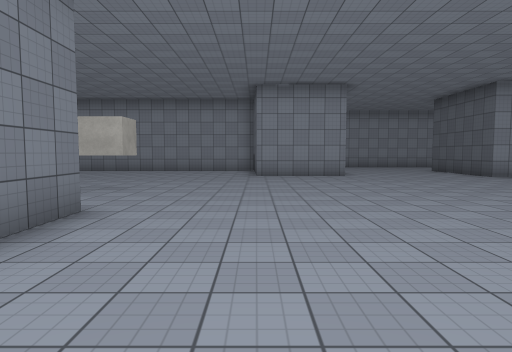
View 1 (above)

24 first-person views from a walk through a Unity game level. The camera is 1.5 m above the floor, tilts 4° down and sees 75° across. The floor is counted in squares, 2 m on a side. Each view is taken from the middle of a square. On the plan, view 1 faces up. The plan holds only what a view shows up to about 11 squares ahead; the rest is blank. The player is left out. Surface patterns are stand-ins for the level's own textures.

View 2
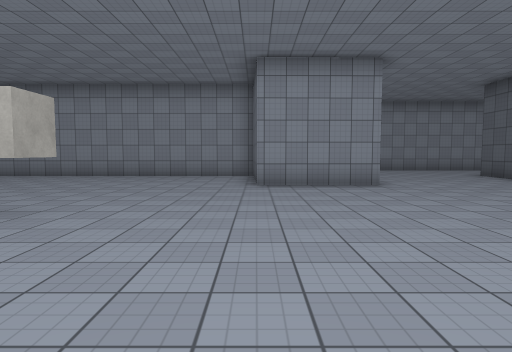

View 3
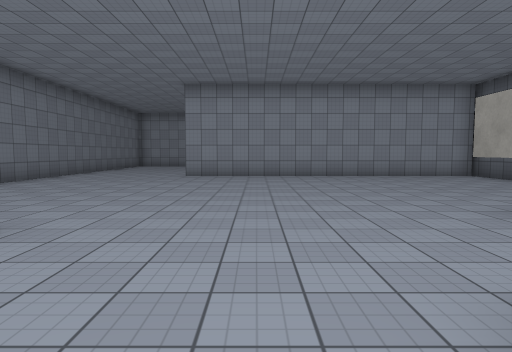

View 4
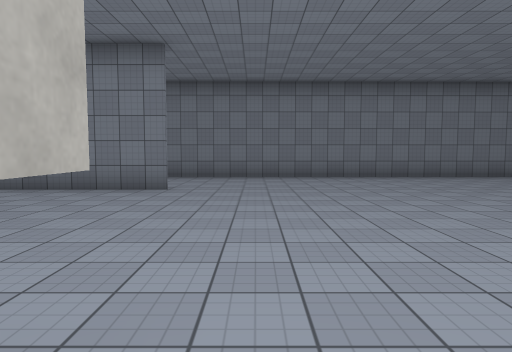

View 5
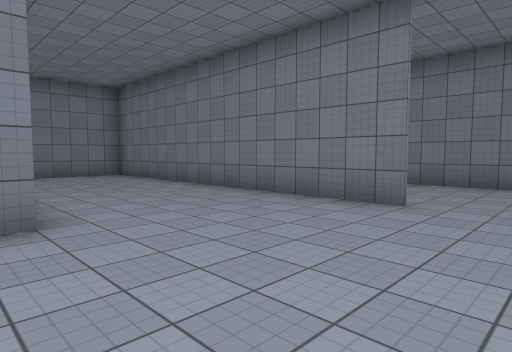

View 6
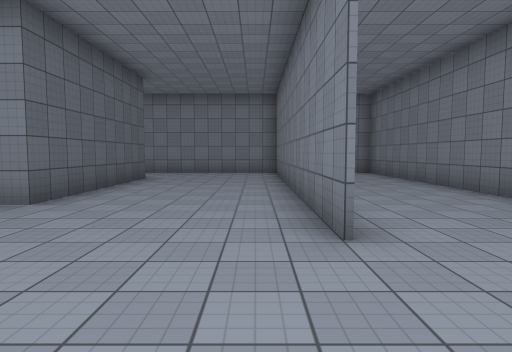

View 7
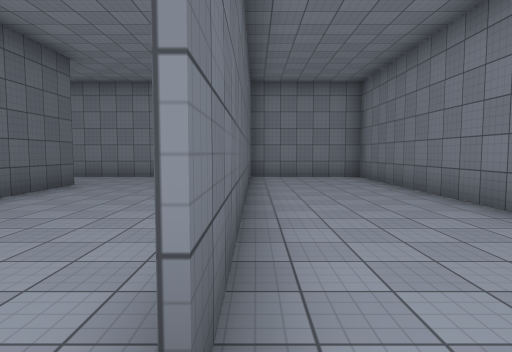

View 8
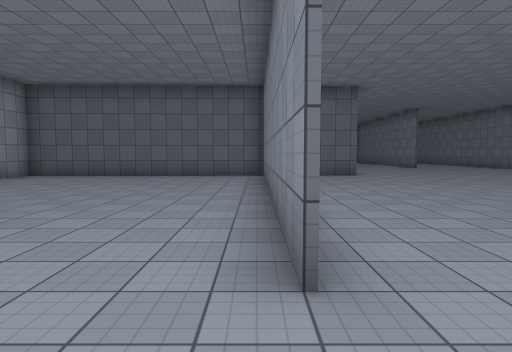

View 9
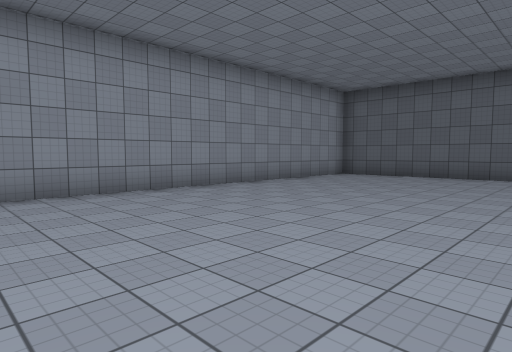

View 10
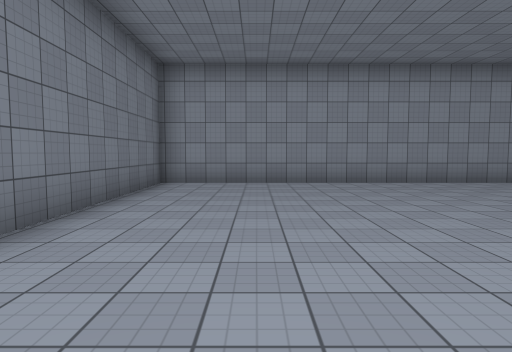

View 11
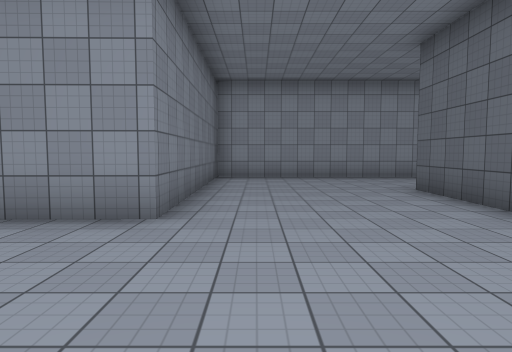

View 12
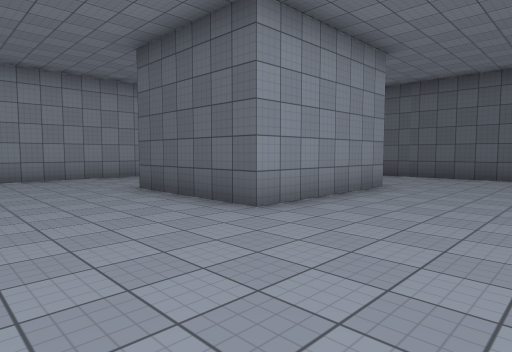

View 13
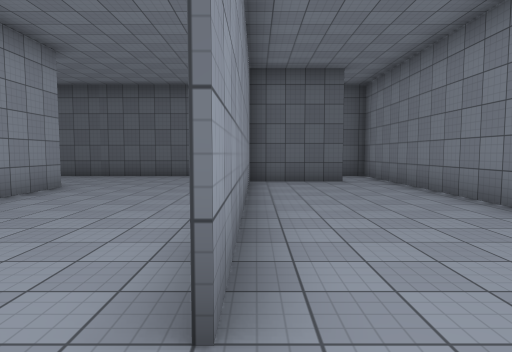

View 14
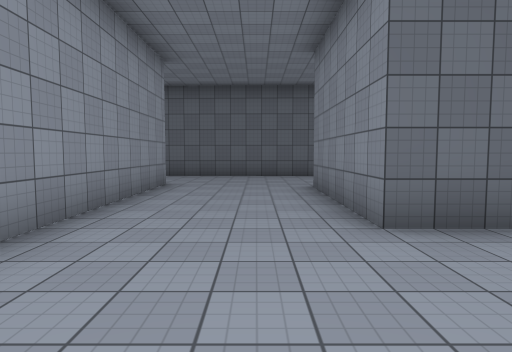

View 15
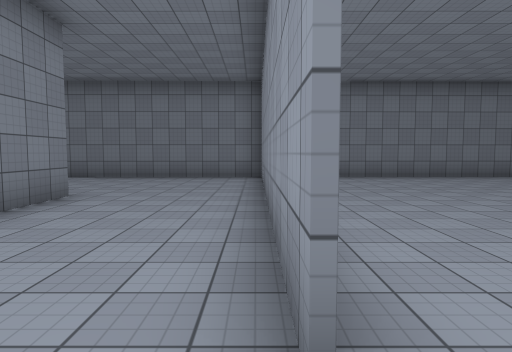

View 16
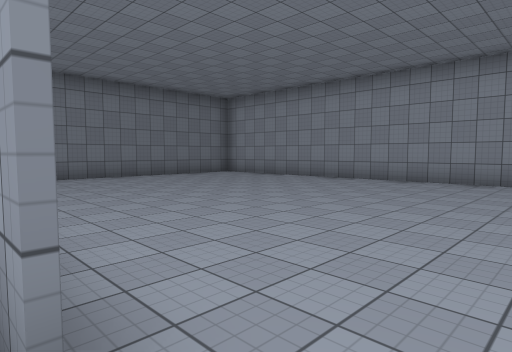

View 17
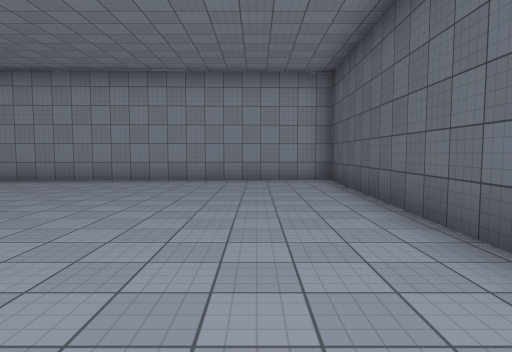

View 18
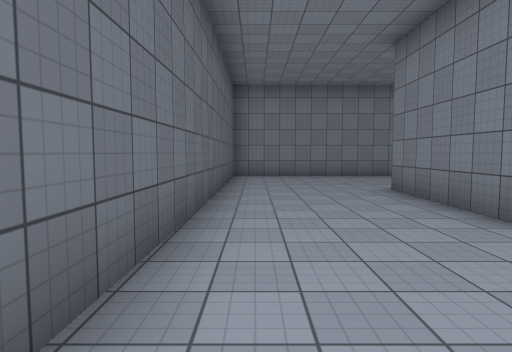

View 19
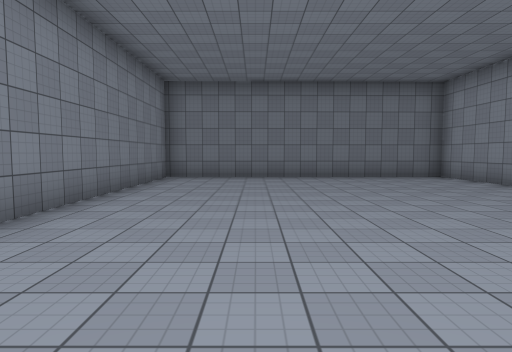

View 20
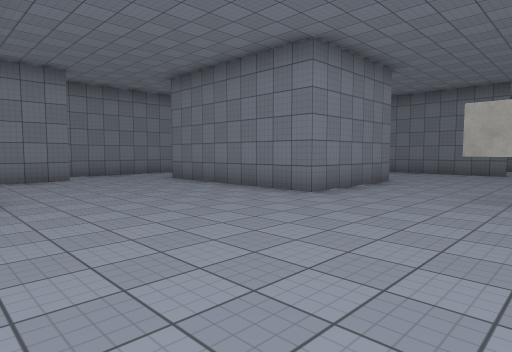

View 21
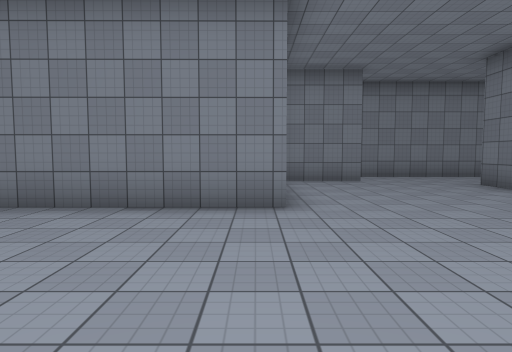

View 22
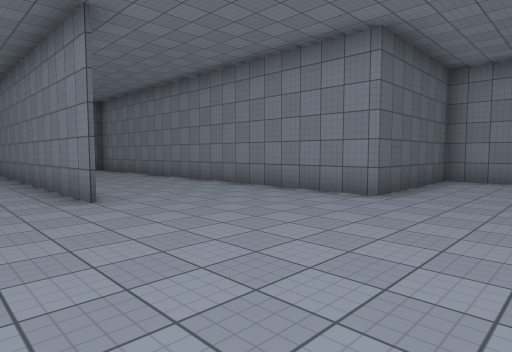

View 23
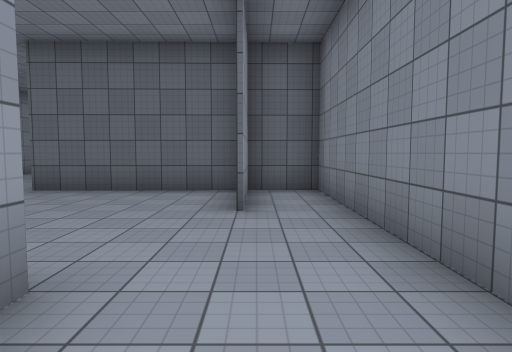

View 24
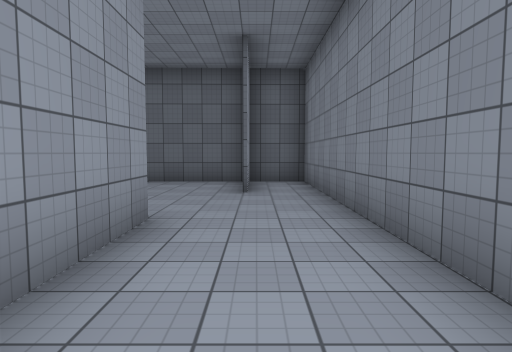

### Floor plan
Ten units are one square. View 1 is at (0, 0); x grows to the right and y downward. Boxes are objects, and circles mark ways between rooms. Rooms are numbered by the first view taken in them; rooms with no view inside come last. Other rooms are left out.
<svg viewBox="-139 -266 294 304">
<path fill="none" stroke="#000" d="M-27 -75 -27 -67 -36 -67M-41 -68 -41 -74 -36 -74M0 -137 -92 -137 -8 -137M51 -62 148 -62M28 -171 29 -107 0 -107 -3 -213 -134 -213 -132 33 -98 33M-58 9 -58 -43 -23 -43 -23 8 -45 8M1 17 28 17M24 18 2 18M-98 25 -98 -62 -98 29M-93 33 27 33 26 -24 135 -25M112 -102 73 -102 73 -137 112 -137M121 -62 52 -62M127 -36 127 -62M121 -172 28 -172M146 -65 147 -95M112 -137 112 -102M28 -173 95 -173M147 -95 150 -261 27 -257 28 -171"/>
<circle cx="125" cy="-127" r="3" fill="#2a7"/>
<text x="-30" y="-90">1</text>
<text x="90" y="-200">2</text>
</svg>
Room 1 opens to room 2.

Where each view was taken, in squares from view 1:
view 1: 0 up, 0 right, facing up
view 2: 3 up, 0 right, facing up
view 3: 3 up, 7 left, facing up
view 4: 8 up, 3 left, facing left
view 5: 8 up, 5 left, facing down-left
view 6: 9 up, 9 left, facing down
view 7: 7 up, 10 left, facing down
view 8: 14 up, 11 left, facing right
view 9: 15 up, 11 left, facing up-right
view 10: 13 up, 11 left, facing up
view 11: 7 up, 4 right, facing up
view 12: 7 up, 4 right, facing up-right
view 13: 6 up, 4 right, facing right
view 14: 15 up, 4 right, facing right
view 15: 17 up, 13 right, facing left
view 16: 17 up, 13 right, facing up-left
view 17: 17 up, 13 right, facing up
view 18: 17 up, 14 right, facing down
view 19: 20 up, 13 right, facing left
view 20: 8 up, 3 right, facing down-left
view 21: 7 up, 3 right, facing down
view 22: 8 up, 0 right, facing down-right
view 23: 2 down, 4 left, facing right
view 24: 2 down, 6 left, facing right
